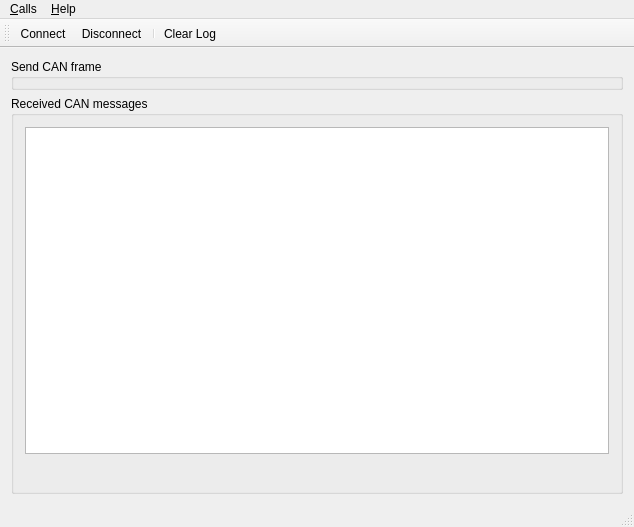
<?xml version="1.0" encoding="UTF-8"?>
<ui version="4.0">
 <class>MainWindow</class>
 <widget class="QMainWindow" name="MainWindow">
  <property name="geometry">
   <rect>
    <x>0</x>
    <y>0</y>
    <width>634</width>
    <height>527</height>
   </rect>
  </property>
  <property name="windowTitle">
   <string>CAN Example</string>
  </property>
  <widget class="QWidget" name="centralWidget">
   <layout class="QVBoxLayout" name="verticalLayout">
    <item>
     <widget class="SendFrameBox" name="sendFrameBox">
      <property name="title">
       <string>Send CAN frame</string>
      </property>
     </widget>
    </item>
    <item>
     <widget class="QGroupBox" name="receivedMessagesBox">
      <property name="title">
       <string>Received CAN messages</string>
      </property>
      <layout class="QGridLayout" name="gridLayout">
       <item row="0" column="0">
        <layout class="QVBoxLayout" name="verticalLayout_2">
         <item>
          <widget class="ReceivedFramesView" name="receivedFramesView">
           <property name="editTriggers">
            <set>QAbstractItemView::EditTrigger::NoEditTriggers</set>
           </property>
           <property name="showDropIndicator" stdset="0">
            <bool>false</bool>
           </property>
           <property name="dragDropOverwriteMode">
            <bool>false</bool>
           </property>
           <property name="selectionBehavior">
            <enum>QAbstractItemView::SelectionBehavior::SelectRows</enum>
           </property>
          </widget>
         </item>
         <item>
          <layout class="QHBoxLayout" name="horizontalLayout">
           <item>
            <widget class="QLabel" name="busStatus">
             <property name="text">
              <string/>
             </property>
            </widget>
           </item>
           <item>
            <spacer name="horizontalSpacer">
             <property name="orientation">
              <enum>Qt::Orientation::Horizontal</enum>
             </property>
             <property name="sizeHint" stdset="0">
              <size>
               <width>40</width>
               <height>20</height>
              </size>
             </property>
            </spacer>
           </item>
          </layout>
         </item>
        </layout>
       </item>
      </layout>
     </widget>
    </item>
   </layout>
  </widget>
  <widget class="QMenuBar" name="menuBar">
   <property name="geometry">
    <rect>
     <x>0</x>
     <y>0</y>
     <width>634</width>
     <height>26</height>
    </rect>
   </property>
   <widget class="QMenu" name="menuCalls">
    <property name="title">
     <string>&amp;Calls</string>
    </property>
    <addaction name="actionConnect"/>
    <addaction name="actionDisconnect"/>
    <addaction name="actionDeviceInformation"/>
    <addaction name="separator"/>
    <addaction name="actionResetController"/>
    <addaction name="separator"/>
    <addaction name="actionClearLog"/>
    <addaction name="separator"/>
    <addaction name="actionQuit"/>
   </widget>
   <widget class="QMenu" name="menuHelp">
    <property name="title">
     <string>&amp;Help</string>
    </property>
    <addaction name="actionPluginDocumentation"/>
    <addaction name="actionAboutQt"/>
   </widget>
   <addaction name="menuCalls"/>
   <addaction name="menuHelp"/>
  </widget>
  <widget class="QToolBar" name="mainToolBar">
   <attribute name="toolBarArea">
    <enum>TopToolBarArea</enum>
   </attribute>
   <attribute name="toolBarBreak">
    <bool>false</bool>
   </attribute>
   <addaction name="actionConnect"/>
   <addaction name="actionDisconnect"/>
   <addaction name="separator"/>
   <addaction name="actionClearLog"/>
  </widget>
  <widget class="QStatusBar" name="statusBar"/>
  <action name="actionConnect">
   <property name="icon">
    <iconset resource="can.qrc">
     <normaloff>:/images/connect.png</normaloff>:/images/connect.png</iconset>
   </property>
   <property name="text">
    <string>&amp;Connect</string>
   </property>
  </action>
  <action name="actionDisconnect">
   <property name="icon">
    <iconset resource="can.qrc">
     <normaloff>:/images/disconnect.png</normaloff>:/images/disconnect.png</iconset>
   </property>
   <property name="text">
    <string>&amp;Disconnect</string>
   </property>
  </action>
  <action name="actionQuit">
   <property name="icon">
    <iconset resource="can.qrc">
     <normaloff>:/images/application-exit.png</normaloff>:/images/application-exit.png</iconset>
   </property>
   <property name="text">
    <string>&amp;Quit</string>
   </property>
  </action>
  <action name="actionAboutQt">
   <property name="text">
    <string>&amp;About Qt</string>
   </property>
  </action>
  <action name="actionClearLog">
   <property name="icon">
    <iconset resource="can.qrc">
     <normaloff>:/images/clear.png</normaloff>:/images/clear.png</iconset>
   </property>
   <property name="text">
    <string>Clear &amp;Log</string>
   </property>
  </action>
  <action name="actionPluginDocumentation">
   <property name="text">
    <string>Plugin Documentation</string>
   </property>
   <property name="toolTip">
    <string>Open plugin documentation in Webbrowser</string>
   </property>
  </action>
  <action name="actionResetController">
   <property name="text">
    <string>&amp;Reset CAN Controller</string>
   </property>
   <property name="toolTip">
    <string>Reset CAN Controller</string>
   </property>
  </action>
  <action name="actionDeviceInformation">
   <property name="text">
    <string>Device &amp;Information...</string>
   </property>
  </action>
 </widget>
 <layoutdefault spacing="6" margin="11"/>
 <customwidgets>
  <customwidget>
   <class>SendFrameBox</class>
   <extends>QGroupBox</extends>
   <header location="global">sendframebox.h</header>
   <container>1</container>
  </customwidget>
  <customwidget>
   <class>ReceivedFramesView</class>
   <extends>QTableView</extends>
   <header location="global">receivedframesview.h</header>
  </customwidget>
 </customwidgets>
 <resources>
  <include location="can.qrc"/>
 </resources>
 <connections/>
</ui>
